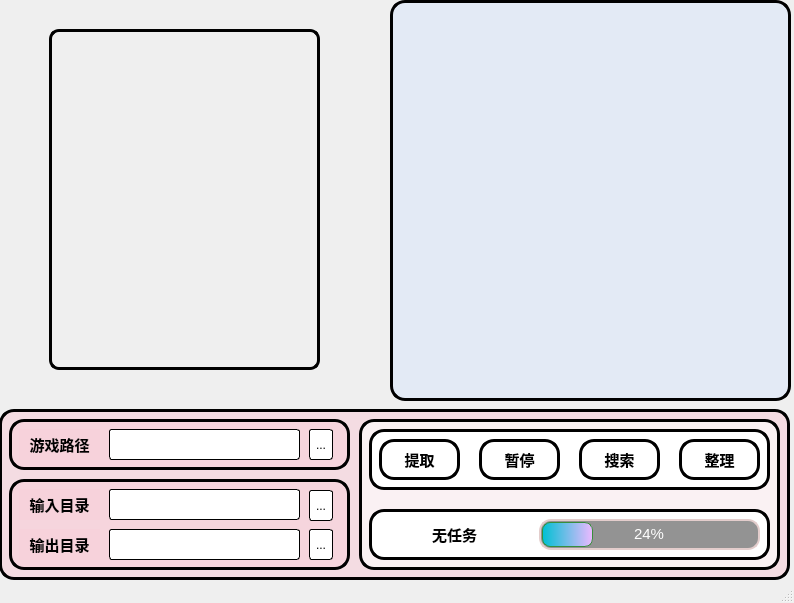
<?xml version="1.0" encoding="UTF-8"?>
<ui version="4.0">
 <class>MainWindow</class>
 <widget class="QMainWindow" name="MainWindow">
  <property name="geometry">
   <rect>
    <x>0</x>
    <y>0</y>
    <width>794</width>
    <height>603</height>
   </rect>
  </property>
  <property name="windowTitle">
   <string>MainWindow</string>
  </property>
  <property name="styleSheet">
   <string notr="true"/>
  </property>
  <widget class="QWidget" name="centralwidget">
   <property name="styleSheet">
    <string notr="true">   QWidget#centralwidget {
         border-image:url(:/drawable/res/white_pixel.png);
     }</string>
   </property>
   <widget class="QFrame" name="frame">
    <property name="geometry">
     <rect>
      <x>390</x>
      <y>0</y>
      <width>401</width>
      <height>401</height>
     </rect>
    </property>
    <property name="styleSheet">
     <string notr="true">background-color: rgba(213, 228, 250, 120);
border-radius: 15px;

border-width: 3px;
border-style: solid;  /* 可选值：solid/dotted/dashed/double等 */
border-color: rgb(0, 0, 0);

</string>
    </property>
    <property name="frameShape">
     <enum>QFrame::Shape::StyledPanel</enum>
    </property>
    <property name="frameShadow">
     <enum>QFrame::Shadow::Raised</enum>
    </property>
   </widget>
   <widget class="QFrame" name="frame_2">
    <property name="geometry">
     <rect>
      <x>-1</x>
      <y>409</y>
      <width>791</width>
      <height>171</height>
     </rect>
    </property>
    <property name="styleSheet">
     <string notr="true">background-color: rgba(248, 207, 217, 150);
border-radius: 15px;

border-width: 3px;
border-style: solid;  /* 可选值：solid/dotted/dashed/double等 */
border-color: rgb(0, 0, 0);

</string>
    </property>
    <property name="frameShape">
     <enum>QFrame::Shape::StyledPanel</enum>
    </property>
    <property name="frameShadow">
     <enum>QFrame::Shadow::Raised</enum>
    </property>
    <widget class="QFrame" name="frame_3">
     <property name="geometry">
      <rect>
       <x>10</x>
       <y>70</y>
       <width>341</width>
       <height>91</height>
      </rect>
     </property>
     <property name="frameShape">
      <enum>QFrame::Shape::StyledPanel</enum>
     </property>
     <property name="frameShadow">
      <enum>QFrame::Shadow::Raised</enum>
     </property>
     <widget class="QToolButton" name="toolButton_2">
      <property name="geometry">
       <rect>
        <x>300</x>
        <y>50</y>
        <width>24</width>
        <height>31</height>
       </rect>
      </property>
      <property name="styleSheet">
       <string notr="true">background-color: rgb(255, 255, 255);
border-radius: 3px;

border-width: 1px;
border-style: solid;  /* 可选值：solid/dotted/dashed/double等 */
border-color: rgb(0, 0, 0);</string>
      </property>
      <property name="text">
       <string>...</string>
      </property>
     </widget>
     <widget class="QToolButton" name="toolButton">
      <property name="geometry">
       <rect>
        <x>300</x>
        <y>11</y>
        <width>24</width>
        <height>31</height>
       </rect>
      </property>
      <property name="styleSheet">
       <string notr="true">background-color: rgb(255, 255, 255);
border-radius: 3px;

border-width: 1px;
border-style: solid;  /* 可选值：solid/dotted/dashed/double等 */
border-color: rgb(0, 0, 0);</string>
      </property>
      <property name="text">
       <string>...</string>
      </property>
     </widget>
     <widget class="QLineEdit" name="lineEdit_2">
      <property name="geometry">
       <rect>
        <x>100</x>
        <y>50</y>
        <width>191</width>
        <height>31</height>
       </rect>
      </property>
      <property name="styleSheet">
       <string notr="true">background-color: rgb(255, 255, 255);
border-radius: 3px;

border-width: 1px;
border-style: solid;  /* 可选值：solid/dotted/dashed/double等 */
border-color: rgb(0, 0, 0);</string>
      </property>
      <property name="readOnly">
       <bool>true</bool>
      </property>
     </widget>
     <widget class="QLineEdit" name="lineEdit">
      <property name="geometry">
       <rect>
        <x>100</x>
        <y>10</y>
        <width>191</width>
        <height>31</height>
       </rect>
      </property>
      <property name="styleSheet">
       <string notr="true">background-color: rgb(255, 255, 255);
border-radius: 3px;

border-width: 1px;
border-style: solid;  /* 可选值：solid/dotted/dashed/double等 */
border-color: rgb(0, 0, 0);</string>
      </property>
      <property name="readOnly">
       <bool>true</bool>
      </property>
     </widget>
     <widget class="QLabel" name="label_3">
      <property name="geometry">
       <rect>
        <x>10</x>
        <y>10</y>
        <width>81</width>
        <height>31</height>
       </rect>
      </property>
      <property name="font">
       <font>
        <family>:/font/res/font/字魂无外润黑体.ttf</family>
        <pointsize>11</pointsize>
        <bold>true</bold>
       </font>
      </property>
      <property name="styleSheet">
       <string notr="true">font-family:url(:/font/res/font/字魂无外润黑体.ttf);
border-radius: 0px;

border-width: 0px;
border-style: solid;  /* 可选值：solid/dotted/dashed/double等 */
border-color: rgb(0, 0, 0);</string>
      </property>
      <property name="text">
       <string>输入目录</string>
      </property>
      <property name="alignment">
       <set>Qt::AlignmentFlag::AlignCenter</set>
      </property>
     </widget>
     <widget class="QLabel" name="label_4">
      <property name="geometry">
       <rect>
        <x>10</x>
        <y>50</y>
        <width>81</width>
        <height>31</height>
       </rect>
      </property>
      <property name="font">
       <font>
        <family>:/font/res/font/字魂无外润黑体.ttf</family>
        <pointsize>11</pointsize>
        <bold>true</bold>
       </font>
      </property>
      <property name="styleSheet">
       <string notr="true">font-family:url(:/font/res/font/字魂无外润黑体.ttf);
border-radius: 0px;

border-width: 0px;
border-style: solid;  /* 可选值：solid/dotted/dashed/double等 */
border-color: rgb(0, 0, 0);</string>
      </property>
      <property name="text">
       <string>输出目录</string>
      </property>
      <property name="alignment">
       <set>Qt::AlignmentFlag::AlignCenter</set>
      </property>
     </widget>
    </widget>
    <widget class="QFrame" name="frame_6">
     <property name="geometry">
      <rect>
       <x>360</x>
       <y>10</y>
       <width>421</width>
       <height>151</height>
      </rect>
     </property>
     <property name="styleSheet">
      <string notr="true">background-color: rgba(255, 255, 255,150);
border-radius: 15px;

border-width: 3px;
border-style: solid;  /* 可选值：solid/dotted/dashed/double等 */
border-color: rgb(0, 0, 0);</string>
     </property>
     <property name="frameShape">
      <enum>QFrame::Shape::StyledPanel</enum>
     </property>
     <property name="frameShadow">
      <enum>QFrame::Shadow::Raised</enum>
     </property>
     <widget class="QFrame" name="frame_5">
      <property name="geometry">
       <rect>
        <x>10</x>
        <y>90</y>
        <width>401</width>
        <height>51</height>
       </rect>
      </property>
      <property name="styleSheet">
       <string notr="true">background-color: rgb(255, 255, 255);
border-radius: 15px;

border-width: 3px;
border-style: solid;  /* 可选值：solid/dotted/dashed/double等 */
border-color: rgb(0, 0, 0);</string>
      </property>
      <property name="frameShape">
       <enum>QFrame::Shape::StyledPanel</enum>
      </property>
      <property name="frameShadow">
       <enum>QFrame::Shadow::Raised</enum>
      </property>
      <widget class="QProgressBar" name="progressBar">
       <property name="geometry">
        <rect>
         <x>170</x>
         <y>10</y>
         <width>221</width>
         <height>31</height>
        </rect>
       </property>
       <property name="styleSheet">
        <string notr="true">QProgressBar {
    text-align: center;          /* 文本对齐 */
    font-family: &quot;Segoe UI&quot;;     /* 字体设置 */
    font-size: 15px;             /* 字号 */
    color: rgb(255, 255, 255);              /* 文本颜色 */

    /* 背景样式 */
    background-color: rgb(147, 147, 147);   /* 背景颜色 */
    border: 2px solid rgb(227, 205, 204);   /* 边框 */
    border-radius: 12px;         /* 圆角半径 */
    padding: 1px;                /* 内边距 */
}

QProgressBar::chunk {
    /* 进度块样式 */
    background-color: #4CAF50;   /* 主进度颜色 */
    border-radius: 8px;         /* 圆角需比总圆角小 */
    border: 1px solid #388E3C;   /* 边框增强立体感 */

    /* 渐变效果 */
    background:qlineargradient(spread:pad, x1:0, y1:0.489, x2:1, y2:0.482955, stop:0 rgba(0, 192, 211, 255), stop:1 rgba(236, 185, 255, 255));
}
</string>
       </property>
       <property name="value">
        <number>24</number>
       </property>
      </widget>
      <widget class="QLabel" name="label">
       <property name="geometry">
        <rect>
         <x>10</x>
         <y>10</y>
         <width>151</width>
         <height>31</height>
        </rect>
       </property>
       <property name="font">
        <font>
         <family>:/font/res/font/字魂无外润黑体.ttf</family>
         <pointsize>11</pointsize>
         <bold>true</bold>
        </font>
       </property>
       <property name="styleSheet">
        <string notr="true">background-color: rgb(255, 255, 255);
border-radius: 0px;

border-width: 0px;
border-style: solid;  /* 可选值：solid/dotted/dashed/double等 */
border-color: rgb(0, 0, 0);
font-family:url(:/font/res/font/字魂无外润黑体.ttf);
</string>
       </property>
       <property name="text">
        <string>无任务</string>
       </property>
       <property name="alignment">
        <set>Qt::AlignmentFlag::AlignCenter</set>
       </property>
      </widget>
     </widget>
     <widget class="QFrame" name="frame_8">
      <property name="geometry">
       <rect>
        <x>10</x>
        <y>10</y>
        <width>401</width>
        <height>61</height>
       </rect>
      </property>
      <property name="styleSheet">
       <string notr="true">background-color: rgb(255, 255, 255);
border-radius: 15px;

border-width: 3px;
border-style: solid;  /* 可选值：solid/dotted/dashed/double等 */
border-color: rgb(0, 0, 0);

</string>
      </property>
      <property name="frameShape">
       <enum>QFrame::Shape::StyledPanel</enum>
      </property>
      <property name="frameShadow">
       <enum>QFrame::Shadow::Raised</enum>
      </property>
      <widget class="QPushButton" name="pushButton_3">
       <property name="geometry">
        <rect>
         <x>10</x>
         <y>10</y>
         <width>81</width>
         <height>41</height>
        </rect>
       </property>
       <property name="font">
        <font>
         <pointsize>11</pointsize>
         <bold>true</bold>
        </font>
       </property>
       <property name="styleSheet">
        <string notr="true">QPushButton {
   	background-color: rgb(255, 255, 255);
	border-radius: 15px;
	border-width: 3px;
	border-style: solid;  /* 可选值：solid/dotted/dashed/double等 */
	border-color: rgb(0, 0, 0);
}

QPushButton:hover {
    background-color:rgb(227, 236, 237);
}

QPushButton:pressed {
    background-color: rgb(248, 208, 217);
}

QPushButton:disabled {
    opacity: 0.5;
}</string>
       </property>
       <property name="text">
        <string>提取</string>
       </property>
      </widget>
      <widget class="QPushButton" name="pushButton_4">
       <property name="geometry">
        <rect>
         <x>110</x>
         <y>10</y>
         <width>81</width>
         <height>41</height>
        </rect>
       </property>
       <property name="font">
        <font>
         <pointsize>11</pointsize>
         <bold>true</bold>
        </font>
       </property>
       <property name="styleSheet">
        <string notr="true">QPushButton {
   	background-color: rgb(255, 255, 255);
	border-radius: 15px;
	border-width: 3px;
	border-style: solid;  /* 可选值：solid/dotted/dashed/double等 */
	border-color: rgb(0, 0, 0);
}

QPushButton:hover {
    background-color:rgb(227, 236, 237);
}

QPushButton:pressed {
    background-color: rgb(248, 208, 217);
}

QPushButton:disabled {
    opacity: 0.5;
}</string>
       </property>
       <property name="text">
        <string>暂停</string>
       </property>
      </widget>
      <widget class="QPushButton" name="pushButton_5">
       <property name="geometry">
        <rect>
         <x>210</x>
         <y>10</y>
         <width>81</width>
         <height>41</height>
        </rect>
       </property>
       <property name="font">
        <font>
         <pointsize>11</pointsize>
         <bold>true</bold>
        </font>
       </property>
       <property name="styleSheet">
        <string notr="true">QPushButton {
   	background-color: rgb(255, 255, 255);
	border-radius: 15px;
	border-width: 3px;
	border-style: solid;  /* 可选值：solid/dotted/dashed/double等 */
	border-color: rgb(0, 0, 0);
}

QPushButton:hover {
    background-color:rgb(227, 236, 237);
}

QPushButton:pressed {
    background-color: rgb(248, 208, 217);
}

QPushButton:disabled {
    opacity: 0.5;
}</string>
       </property>
       <property name="text">
        <string>搜索</string>
       </property>
      </widget>
      <widget class="QPushButton" name="pushButton_6">
       <property name="geometry">
        <rect>
         <x>310</x>
         <y>10</y>
         <width>81</width>
         <height>41</height>
        </rect>
       </property>
       <property name="font">
        <font>
         <pointsize>11</pointsize>
         <bold>true</bold>
        </font>
       </property>
       <property name="styleSheet">
        <string notr="true">QPushButton {
   	background-color: rgb(255, 255, 255);
	border-radius: 15px;
	border-width: 3px;
	border-style: solid;  /* 可选值：solid/dotted/dashed/double等 */
	border-color: rgb(0, 0, 0);
}

QPushButton:hover {
    background-color:rgb(227, 236, 237);
}

QPushButton:pressed {
    background-color: rgb(248, 208, 217);
}

QPushButton:disabled {
    opacity: 0.5;
}</string>
       </property>
       <property name="text">
        <string>整理</string>
       </property>
      </widget>
     </widget>
    </widget>
    <widget class="QFrame" name="frame_7">
     <property name="geometry">
      <rect>
       <x>10</x>
       <y>10</y>
       <width>341</width>
       <height>51</height>
      </rect>
     </property>
     <property name="frameShape">
      <enum>QFrame::Shape::StyledPanel</enum>
     </property>
     <property name="frameShadow">
      <enum>QFrame::Shadow::Raised</enum>
     </property>
     <widget class="QLineEdit" name="lineEdit_3">
      <property name="geometry">
       <rect>
        <x>100</x>
        <y>10</y>
        <width>191</width>
        <height>31</height>
       </rect>
      </property>
      <property name="styleSheet">
       <string notr="true">background-color: rgb(255, 255, 255);
border-radius: 3px;

border-width: 1px;
border-style: solid;  /* 可选值：solid/dotted/dashed/double等 */
border-color: rgb(0, 0, 0);</string>
      </property>
      <property name="readOnly">
       <bool>true</bool>
      </property>
     </widget>
     <widget class="QToolButton" name="toolButton_3">
      <property name="geometry">
       <rect>
        <x>300</x>
        <y>10</y>
        <width>24</width>
        <height>31</height>
       </rect>
      </property>
      <property name="styleSheet">
       <string notr="true">background-color: rgb(255, 255, 255);
border-radius: 3px;

border-width: 1px;
border-style: solid;  /* 可选值：solid/dotted/dashed/double等 */
border-color: rgb(0, 0, 0);</string>
      </property>
      <property name="text">
       <string>...</string>
      </property>
     </widget>
     <widget class="QLabel" name="label_2">
      <property name="geometry">
       <rect>
        <x>10</x>
        <y>10</y>
        <width>81</width>
        <height>31</height>
       </rect>
      </property>
      <property name="font">
       <font>
        <family>:/font/res/font/字魂无外润黑体.ttf</family>
        <pointsize>11</pointsize>
        <bold>true</bold>
       </font>
      </property>
      <property name="styleSheet">
       <string notr="true">font-family:url(:/font/res/font/字魂无外润黑体.ttf);
border-radius: 0px;

border-width: 0px;
border-style: solid;  /* 可选值：solid/dotted/dashed/double等 */
border-color: rgb(0, 0, 0);</string>
      </property>
      <property name="text">
       <string>游戏路径</string>
      </property>
      <property name="alignment">
       <set>Qt::AlignmentFlag::AlignCenter</set>
      </property>
     </widget>
    </widget>
   </widget>
   <widget class="QFrame" name="frame_4">
    <property name="geometry">
     <rect>
      <x>-1</x>
      <y>-1</y>
      <width>381</width>
      <height>401</height>
     </rect>
    </property>
    <property name="styleSheet">
     <string notr="true">background-color:rgba(255, 255, 255, 0);
border-radius: 10px;


border-image:url(:/drawable/res/text_browser_border.png);

</string>
    </property>
    <property name="frameShape">
     <enum>QFrame::Shape::StyledPanel</enum>
    </property>
    <property name="frameShadow">
     <enum>QFrame::Shadow::Raised</enum>
    </property>
    <widget class="QTextBrowser" name="textBrowser">
     <property name="geometry">
      <rect>
       <x>50</x>
       <y>30</y>
       <width>271</width>
       <height>341</height>
      </rect>
     </property>
     <property name="styleSheet">
      <string notr="true">background-color:rgba(255, 255, 255, 0);
border-radius: 10px;

border-width: 3px;
border-style: solid;  /* 可选值：solid/dotted/dashed/double等 */
border-color: rgb(0, 0, 0);

border-image: url(:/drawable/res/text_browser.png);
padding-left: 15px;
padding-top: 15px;
padding-right: 25px;
padding-bottom: 15px;
font-family:url(:/font/res/font/minecraft_standard.otf);</string>
     </property>
    </widget>
    <widget class="QPushButton" name="pushButton">
     <property name="geometry">
      <rect>
       <x>330</x>
       <y>80</y>
       <width>21</width>
       <height>21</height>
      </rect>
     </property>
     <property name="styleSheet">
      <string notr="true">QPushButton:pressed {
    background-color: rgba(0, 0, 0, 100);
}

QPushButton:hover {
    background-color:rgba(255, 255, 255, 155);
}</string>
     </property>
     <property name="text">
      <string/>
     </property>
    </widget>
    <widget class="QPushButton" name="pushButton_2">
     <property name="geometry">
      <rect>
       <x>330</x>
       <y>100</y>
       <width>21</width>
       <height>24</height>
      </rect>
     </property>
     <property name="styleSheet">
      <string notr="true">QPushButton:pressed {
    background-color: rgba(0, 0, 0, 100);
}

QPushButton:hover {
    background-color:rgba(255, 255, 255, 155);
}</string>
     </property>
     <property name="text">
      <string/>
     </property>
    </widget>
   </widget>
  </widget>
  <widget class="QStatusBar" name="statusbar"/>
 </widget>
 <resources>
  <include location="r1.qrc"/>
 </resources>
 <connections/>
</ui>
